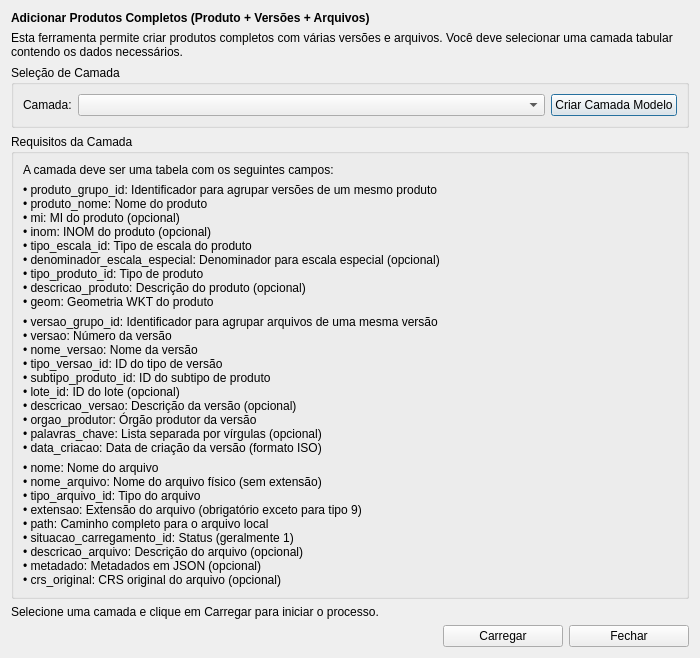
<?xml version="1.0" encoding="UTF-8"?>
<!-- Path: gui\bulk_carrega_produtos_versoes_arquivos\bulk_carrega_produtos_versoes_arquivos_dialog.ui -->
<ui version="4.0">
 <class>LoadProductsDialog</class>
 <widget class="QDialog" name="LoadProductsDialog">
  <property name="geometry">
   <rect>
    <x>0</x>
    <y>0</y>
    <width>700</width>
    <height>600</height>
   </rect>
  </property>
  <property name="windowTitle">
   <string>Adicionar Produtos Completos</string>
  </property>
  <layout class="QVBoxLayout" name="verticalLayout">
   <item>
    <widget class="QLabel" name="label">
     <property name="text">
      <string>&lt;html&gt;&lt;head/&gt;&lt;body&gt;&lt;p&gt;&lt;span style=&quot; font-weight:700;&quot;&gt;Adicionar Produtos Completos (Produto + Versões + Arquivos)&lt;/span&gt;&lt;/p&gt;&lt;/body&gt;&lt;/html&gt;</string>
     </property>
    </widget>
   </item>
   <item>
    <widget class="QLabel" name="label_2">
     <property name="text">
      <string>Esta ferramenta permite criar produtos completos com várias versões e arquivos. Você deve selecionar uma camada tabular contendo os dados necessários.</string>
     </property>
     <property name="wordWrap">
      <bool>true</bool>
     </property>
    </widget>
   </item>
   <item>
    <widget class="QGroupBox" name="groupBox">
     <property name="title">
      <string>Seleção de Camada</string>
     </property>
     <layout class="QHBoxLayout" name="horizontalLayout">
      <item>
       <widget class="QLabel" name="label_3">
        <property name="text">
         <string>Camada:</string>
        </property>
       </widget>
      </item>
      <item>
       <widget class="QComboBox" name="layerComboBox">
        <property name="sizePolicy">
         <sizepolicy hsizetype="Expanding" vsizetype="Fixed">
          <horstretch>0</horstretch>
          <verstretch>0</verstretch>
         </sizepolicy>
        </property>
       </widget>
      </item>
      <item>
       <widget class="QPushButton" name="createModelLayerButton">
        <property name="text">
         <string>Criar Camada Modelo</string>
        </property>
       </widget>
      </item>
     </layout>
    </widget>
   </item>
   <item>
    <widget class="QGroupBox" name="groupBox_2">
     <property name="title">
      <string>Requisitos da Camada</string>
     </property>
     <layout class="QVBoxLayout" name="verticalLayout_2">
      <item>
       <widget class="QLabel" name="label_4">
        <property name="text">
         <string>A camada deve ser uma tabela com os seguintes campos:</string>
        </property>
       </widget>
      </item>
      <item>
       <widget class="QLabel" name="label_5">
        <property name="text">
         <string>• produto_grupo_id: Identificador para agrupar versões de um mesmo produto
• produto_nome: Nome do produto
• mi: MI do produto (opcional)
• inom: INOM do produto (opcional)
• tipo_escala_id: Tipo de escala do produto
• denominador_escala_especial: Denominador para escala especial (opcional)
• tipo_produto_id: Tipo de produto
• descricao_produto: Descrição do produto (opcional)
• geom: Geometria WKT do produto</string>
        </property>
       </widget>
      </item>
      <item>
       <widget class="QLabel" name="label_6">
        <property name="text">
         <string>• versao_grupo_id: Identificador para agrupar arquivos de uma mesma versão
• versao: Número da versão
• nome_versao: Nome da versão
• tipo_versao_id: ID do tipo de versão
• subtipo_produto_id: ID do subtipo de produto
• lote_id: ID do lote (opcional)
• descricao_versao: Descrição da versão (opcional)
• orgao_produtor: Órgão produtor da versão
• palavras_chave: Lista separada por vírgulas (opcional)
• data_criacao: Data de criação da versão (formato ISO)
• data_edicao: Data de edição da versão (formato ISO)</string>
        </property>
       </widget>
      </item>
      <item>
       <widget class="QLabel" name="label_7">
        <property name="text">
         <string>• nome: Nome do arquivo
• nome_arquivo: Nome do arquivo físico (sem extensão)
• tipo_arquivo_id: Tipo do arquivo
• extensao: Extensão do arquivo (obrigatório exceto para tipo 9)
• path: Caminho completo para o arquivo local
• situacao_carregamento_id: Status (geralmente 1)
• descricao_arquivo: Descrição do arquivo (opcional)
• metadado: Metadados em JSON (opcional)
• crs_original: CRS original do arquivo (opcional)</string>
        </property>
       </widget>
      </item>
     </layout>
    </widget>
   </item>
   <item>
    <widget class="QLabel" name="statusLabel">
     <property name="text">
      <string>Selecione uma camada e clique em Carregar para iniciar o processo.</string>
     </property>
    </widget>
   </item>
   <item>
    <spacer name="verticalSpacer">
     <property name="orientation">
      <enum>Qt::Vertical</enum>
     </property>
     <property name="sizeHint" stdset="0">
      <size>
       <width>20</width>
       <height>20</height>
      </size>
     </property>
    </spacer>
   </item>
   <item>
    <layout class="QHBoxLayout" name="horizontalLayout_2">
     <item>
      <spacer name="horizontalSpacer">
       <property name="orientation">
        <enum>Qt::Horizontal</enum>
       </property>
       <property name="sizeHint" stdset="0">
        <size>
         <width>40</width>
         <height>20</height>
        </size>
       </property>
      </spacer>
     </item>
     <item>
      <widget class="QPushButton" name="loadButton">
       <property name="minimumSize">
        <size>
         <width>120</width>
         <height>0</height>
        </size>
       </property>
       <property name="text">
        <string>Carregar</string>
       </property>
      </widget>
     </item>
     <item>
      <widget class="QPushButton" name="closeButton">
       <property name="minimumSize">
        <size>
         <width>120</width>
         <height>0</height>
        </size>
       </property>
       <property name="text">
        <string>Fechar</string>
       </property>
      </widget>
     </item>
    </layout>
   </item>
  </layout>
 </widget>
 <resources/>
 <connections>
  <connection>
   <sender>closeButton</sender>
   <signal>clicked()</signal>
   <receiver>LoadProductsDialog</receiver>
   <slot>reject()</slot>
   <hints>
    <hint type="sourcelabel">
     <x>567</x>
     <y>399</y>
    </hint>
    <hint type="destinationlabel">
     <x>319</x>
     <y>209</y>
    </hint>
   </hints>
  </connection>
 </connections>
</ui>
